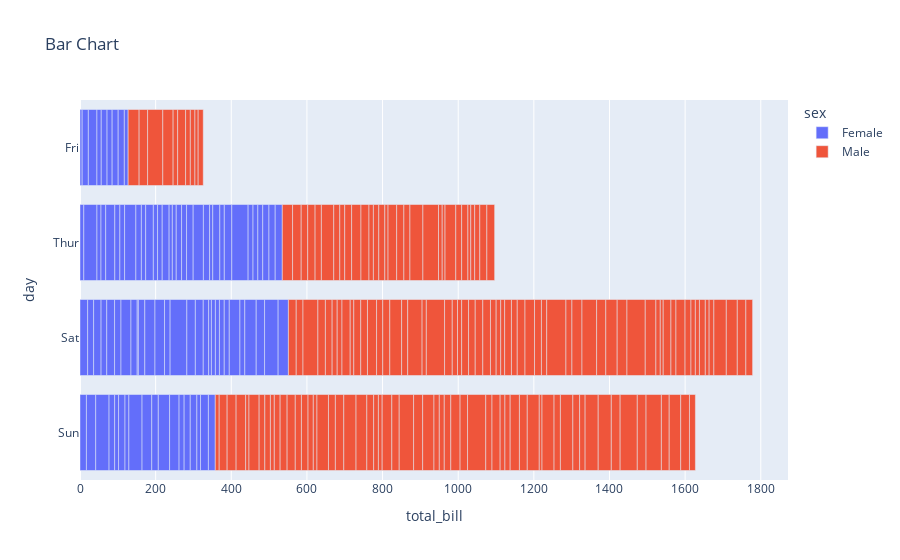

Here is the notebook cell this chart was saved with:
### Markdown cell above
* Transform gender crosstab data from wide to long

### Code cell
fig = px.bar(df3,x="total_bill",  y = "day",  color = "sex", title='Bar Chart' )
fig.show()

### Figure 1 — Plotly figure (JSON) as saved in the notebook; plotly's stock layout.template omitted (floating-point values rounded to 4 significant figures; data arrays with more than 128 entries replaced by an {"elided": "..."} marker saying what was removed)
{"data": [{"alignmentgroup": "True", "hovertemplate": "sex=Female<br>total_bill=%{x}<br>day=%{y}<extra></extra>", "legendgroup": "Female", "marker": {"color": "#636efa"}, "name": "Female", "offsetgroup": "Female", "orientation": "h", "showlegend": true, "textposition": "auto", "type": "bar", "x": [16.99, 24.59, 35.26, 14.83, 10.33, 16.97, 20.29, 15.77, 19.65, 15.06, 20.69, 16.93, 10.29, 34.81, 26.41, 16.45, 3.07, 17.07, 26.86, 25.28, 14.73, 10.07, 34.83, 5.75, 16.32, 22.75, 11.35, 15.38, 44.3, 22.42, 20.92, 14.31, 7.25, 25.71, 17.31, 10.65, 12.43, 24.08, 13.42, 12.48, 29.8, 14.52, 11.38, 20.27, 11.17, 12.26, 18.26, 8.51, 10.33, 14.15, 13.16, 17.47, 27.05, 16.43, 8.35, 18.64, 11.87, 29.85, 25, 13.39, 16.21, 17.51, 10.59, 10.63, 9.6, 20.9, 18.15, 19.81, 43.11, 13, 12.74, 13, 16.4, 16.47, 12.76, 13.27, 28.17, 12.9, 30.14, 13.42, 15.98, 16.27, 10.09, 22.12, 35.83, 27.18, 18.78], "xaxis": "x", "y": ["Sun", "Sun", "Sun", "Sun", "Sun", "Sun", "Sat", "Sat", "Sat", "Sat", "Sat", "Sat", "Sun", "Sun", "Sat", "Sat", "Sat", "Sat", "Sat", "Sat", "Sat", "Thur", "Thur", "Fri", "Fri", "Fri", "Fri", "Fri", "Sat", "Sat", "Sat", "Sat", "Sat", "Sun", "Sun", "Thur", "Thur", "Thur", "Thur", "Thur", "Thur", "Thur", "Thur", "Thur", "Thur", "Thur", "Thur", "Thur", "Thur", "Thur", "Thur", "Thur", "Thur", "Thur", "Thur", "Thur", "Thur", "Sun", "Sun", "Sun", "Sun", "Sun", "Sat", "Sat", "Sun", "Sun", "Sun", "Thur", "Thur", "Thur", "Thur", "Thur", "Thur", "Thur", "Sat", "Sat", "Sat", "Sat", "Sat", "Fri", "Fri", "Fri", "Fri", "Sat", "Sat", "Sat", "Thur"], "yaxis": "y"}, {"alignmentgroup": "True", "hovertemplate": "sex=Male<br>total_bill=%{x}<br>day=%{y}<extra></extra>", "legendgroup": "Male", "marker": {"color": "#EF553B"}, "name": "Male", "offsetgroup": "Male", "orientation": "h", "showlegend": true, "textposition": "auto", "type": "bar", "x": {"elided": "157 float values"}, "xaxis": "x", "y": {"elided": "157 str values"}, "yaxis": "y"}], "layout": {"barmode": "relative", "legend": {"title": {"text": "sex"}, "tracegroupgap": 0}, "title": {"text": "Bar Chart"}, "xaxis": {"anchor": "y", "domain": [0, 1], "title": {"text": "total_bill"}}, "yaxis": {"anchor": "x", "domain": [0, 1], "title": {"text": "day"}}}}
